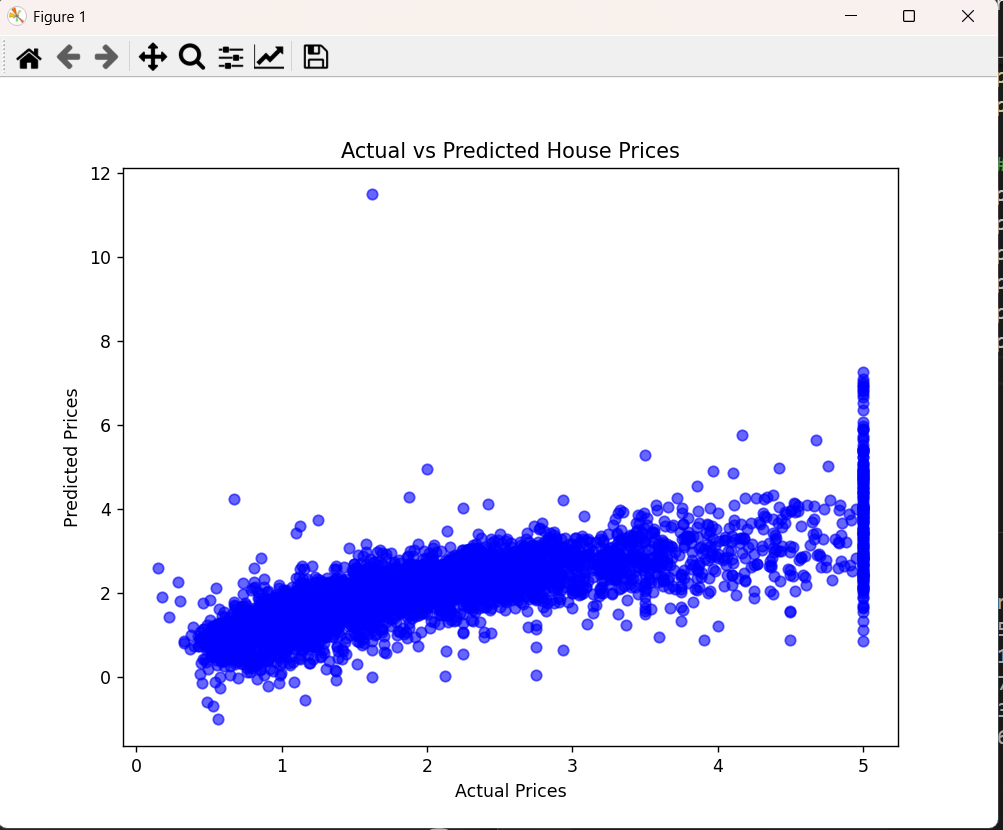

Write Python code to recreate this figure.

import numpy as np
import pandas as pd
import matplotlib.pyplot as plt
import seaborn as sns
from sklearn.model_selection import train_test_split
from sklearn.linear_model import LinearRegression
from sklearn.metrics import mean_squared_error, r2_score
from sklearn.datasets import fetch_california_housing

california = fetch_california_housing()
df = pd.DataFrame(california.data, columns=california.feature_names)
df['Price'] = california.target 

print("First 5 rows of the dataset:")
print(df.head())

X = df.drop(columns=['Price'])
y = df['Price']

X_train, X_test, y_train, y_test = train_test_split(X, y, test_size=0.2, random_state=42)


model = LinearRegression()

model.fit(X_train, y_train)

y_pred = model.predict(X_test)


mse = mean_squared_error(y_test, y_pred)
r2 = r2_score(y_test, y_pred)


print(f"\nMean Squared Error: {mse:.2f}")
print(f"R² Score: {r2:.2f}")

plt.figure(figsize=(8, 6))
plt.scatter(y_test, y_pred, alpha=0.6, color="blue")
plt.xlabel("Actual Prices")
plt.ylabel("Predicted Prices")
plt.title("Actual vs Predicted House Prices")
plt.show()
s
